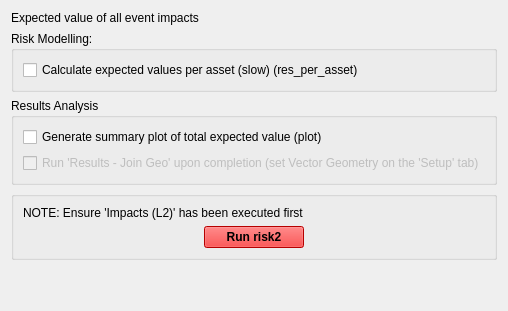
         <widget class="QWidget" name="tab_4">
          <attribute name="title">
           <string>Risk (L2)</string>
          </attribute>
          <layout class="QVBoxLayout" name="verticalLayout_7">
           <item>
            <widget class="QLabel" name="label_3">
             <property name="text">
              <string>Expected value of all event impacts</string>
             </property>
            </widget>
           </item>
           <item>
            <widget class="QGroupBox" name="verticalGroupBox_3">
             <property name="title">
              <string>Risk Modelling:</string>
             </property>
             <layout class="QVBoxLayout" name="verticalLayout_2">
              <item>
               <widget class="QCheckBox" name="checkBox_r2rpa">
                <property name="text">
                 <string>Calculate expected values per asset (slow) (res_per_asset)</string>
                </property>
               </widget>
              </item>
             </layout>
            </widget>
           </item>
           <item>
            <widget class="QGroupBox" name="verticalGroupBox_4">
             <property name="title">
              <string>Results Analysis</string>
             </property>
             <layout class="QVBoxLayout" name="verticalLayout_4">
              <item>
               <widget class="QCheckBox" name="checkBox_r2plot">
                <property name="text">
                 <string>Generate summary plot of total expected value (plot)</string>
                </property>
               </widget>
              </item>
              <item>
               <widget class="QCheckBox" name="checkBox_r2ires">
                <property name="enabled">
                 <bool>false</bool>
                </property>
                <property name="text">
                 <string>Run 'Results - Join Geo' upon completion (set Vector Geometry on the 'Setup' tab)</string>
                </property>
               </widget>
              </item>
             </layout>
            </widget>
           </item>
           <item>
            <widget class="QGroupBox" name="groupBox_3">
             <property name="title">
              <string/>
             </property>
             <layout class="QVBoxLayout" name="verticalLayout_13">
              <item>
               <widget class="QLabel" name="label_7">
                <property name="text">
                 <string>NOTE: Ensure 'Impacts (L2)' has been executed first</string>
                </property>
               </widget>
              </item>
              <item>
               <layout class="QHBoxLayout" name="horizontalLayout_6">
                <item>
                 <widget class="QPushButton" name="pushButton_r2Run">
                  <property name="maximumSize">
                   <size>
                    <width>100</width>
                    <height>16777215</height>
                   </size>
                  </property>
                  <property name="palette">
                   <palette>
                    <active>
                     <colorrole role="WindowText">
                      <brush brushstyle="SolidPattern">
                       <color alpha="255">
                        <red>0</red>
                        <green>0</green>
                        <blue>0</blue>
                       </color>
                      </brush>
                     </colorrole>
                     <colorrole role="Button">
                      <brush brushstyle="SolidPattern">
                       <color alpha="255">
                        <red>255</red>
                        <green>0</green>
                        <blue>0</blue>
                       </color>
                      </brush>
                     </colorrole>
                     <colorrole role="Light">
                      <brush brushstyle="SolidPattern">
                       <color alpha="255">
                        <red>255</red>
                        <green>127</green>
                        <blue>127</blue>
                       </color>
                      </brush>
                     </colorrole>
                     <colorrole role="Midlight">
                      <brush brushstyle="SolidPattern">
                       <color alpha="255">
                        <red>255</red>
                        <green>63</green>
                        <blue>63</blue>
                       </color>
                      </brush>
                     </colorrole>
                     <colorrole role="Dark">
                      <brush brushstyle="SolidPattern">
                       <color alpha="255">
                        <red>127</red>
                        <green>0</green>
                        <blue>0</blue>
                       </color>
                      </brush>
                     </colorrole>
                     <colorrole role="Mid">
                      <brush brushstyle="SolidPattern">
                       <color alpha="255">
                        <red>170</red>
                        <green>0</green>
                        <blue>0</blue>
                       </color>
                      </brush>
                     </colorrole>
                     <colorrole role="Text">
                      <brush brushstyle="SolidPattern">
                       <color alpha="255">
                        <red>0</red>
                        <green>0</green>
                        <blue>0</blue>
                       </color>
                      </brush>
                     </colorrole>
                     <colorrole role="BrightText">
                      <brush brushstyle="SolidPattern">
                       <color alpha="255">
                        <red>255</red>
                        <green>255</green>
                        <blue>255</blue>
                       </color>
                      </brush>
                     </colorrole>
                     <colorrole role="ButtonText">
                      <brush brushstyle="SolidPattern">
                       <color alpha="255">
                        <red>0</red>
                        <green>0</green>
                        <blue>0</blue>
                       </color>
                      </brush>
                     </colorrole>
                     <colorrole role="Base">
                      <brush brushstyle="SolidPattern">
                       <color alpha="255">
                        <red>255</red>
                        <green>255</green>
                        <blue>255</blue>
                       </color>
                      </brush>
                     </colorrole>
                     <colorrole role="Window">
                      <brush brushstyle="SolidPattern">
                       <color alpha="255">
                        <red>255</red>
                        <green>0</green>
                        <blue>0</blue>
                       </color>
                      </brush>
                     </colorrole>
                     <colorrole role="Shadow">
                      <brush brushstyle="SolidPattern">
                       <color alpha="255">
                        <red>0</red>
                        <green>0</green>
                        <blue>0</blue>
                       </color>
                      </brush>
                     </colorrole>
                     <colorrole role="AlternateBase">
                      <brush brushstyle="SolidPattern">
                       <color alpha="255">
                        <red>255</red>
                        <green>127</green>
                        <blue>127</blue>
                       </color>
                      </brush>
                     </colorrole>
                     <colorrole role="ToolTipBase">
                      <brush brushstyle="SolidPattern">
                       <color alpha="255">
                        <red>255</red>
                        <green>255</green>
                        <blue>220</blue>
                       </color>
                      </brush>
                     </colorrole>
                     <colorrole role="ToolTipText">
                      <brush brushstyle="SolidPattern">
                       <color alpha="255">
                        <red>0</red>
                        <green>0</green>
                        <blue>0</blue>
                       </color>
                      </brush>
                     </colorrole>
                    </active>
                    <inactive>
                     <colorrole role="WindowText">
                      <brush brushstyle="SolidPattern">
                       <color alpha="255">
                        <red>0</red>
                        <green>0</green>
                        <blue>0</blue>
                       </color>
                      </brush>
                     </colorrole>
                     <colorrole role="Button">
                      <brush brushstyle="SolidPattern">
                       <color alpha="255">
                        <red>255</red>
                        <green>0</green>
                        <blue>0</blue>
                       </color>
                      </brush>
                     </colorrole>
                     <colorrole role="Light">
                      <brush brushstyle="SolidPattern">
                       <color alpha="255">
                        <red>255</red>
                        <green>127</green>
                        <blue>127</blue>
                       </color>
                      </brush>
                     </colorrole>
                     <colorrole role="Midlight">
                      <brush brushstyle="SolidPattern">
                       <color alpha="255">
                        <red>255</red>
                        <green>63</green>
                        <blue>63</blue>
                       </color>
                      </brush>
                     </colorrole>
                     <colorrole role="Dark">
                      <brush brushstyle="SolidPattern">
                       <color alpha="255">
                        <red>127</red>
                        <green>0</green>
                        <blue>0</blue>
                       </color>
                      </brush>
                     </colorrole>
                     <colorrole role="Mid">
                      <brush brushstyle="SolidPattern">
                       <color alpha="255">
                        <red>170</red>
                        <green>0</green>
                        <blue>0</blue>
                       </color>
                      </brush>
                     </colorrole>
                     <colorrole role="Text">
                      <brush brushstyle="SolidPattern">
                       <color alpha="255">
                        <red>0</red>
                        <green>0</green>
                        <blue>0</blue>
                       </color>
                      </brush>
                     </colorrole>
                     <colorrole role="BrightText">
                      <brush brushstyle="SolidPattern">
                       <color alpha="255">
                        <red>255</red>
                        <green>255</green>
                        <blue>255</blue>
                       </color>
                      </brush>
                     </colorrole>
                     <colorrole role="ButtonText">
                      <brush brushstyle="SolidPattern">
                       <color alpha="255">
                        <red>0</red>
                        <green>0</green>
                        <blue>0</blue>
                       </color>
                      </brush>
                     </colorrole>
                     <colorrole role="Base">
                      <brush brushstyle="SolidPattern">
                       <color alpha="255">
                        <red>255</red>
                        <green>255</green>
                        <blue>255</blue>
                       </color>
                      </brush>
                     </colorrole>
                     <colorrole role="Window">
                      <brush brushstyle="SolidPattern">
                       <color alpha="255">
                        <red>255</red>
                        <green>0</green>
                        <blue>0</blue>
                       </color>
                      </brush>
                     </colorrole>
                     <colorrole role="Shadow">
                      <brush brushstyle="SolidPattern">
                       <color alpha="255">
                        <red>0</red>
                        <green>0</green>
                        <blue>0</blue>
                       </color>
                      </brush>
                     </colorrole>
                     <colorrole role="AlternateBase">
                      <brush brushstyle="SolidPattern">
                       <color alpha="255">
                        <red>255</red>
                        <green>127</green>
                        <blue>127</blue>
                       </color>
                      </brush>
                     </colorrole>
                     <colorrole role="ToolTipBase">
                      <brush brushstyle="SolidPattern">
                       <color alpha="255">
                        <red>255</red>
                        <green>255</green>
                        <blue>220</blue>
                       </color>
                      </brush>
                     </colorrole>
                     <colorrole role="ToolTipText">
                      <brush brushstyle="SolidPattern">
                       <color alpha="255">
                        <red>0</red>
                        <green>0</green>
                        <blue>0</blue>
                       </color>
                      </brush>
                     </colorrole>
                    </inactive>
                    <disabled>
                     <colorrole role="WindowText">
                      <brush brushstyle="SolidPattern">
                       <color alpha="255">
                        <red>127</red>
                        <green>0</green>
                        <blue>0</blue>
                       </color>
                      </brush>
                     </colorrole>
                     <colorrole role="Button">
                      <brush brushstyle="SolidPattern">
                       <color alpha="255">
                        <red>255</red>
                        <green>0</green>
                        <blue>0</blue>
                       </color>
                      </brush>
                     </colorrole>
                     <colorrole role="Light">
                      <brush brushstyle="SolidPattern">
                       <color alpha="255">
                        <red>255</red>
                        <green>127</green>
                        <blue>127</blue>
                       </color>
                      </brush>
                     </colorrole>
                     <colorrole role="Midlight">
                      <brush brushstyle="SolidPattern">
                       <color alpha="255">
                        <red>255</red>
                        <green>63</green>
                        <blue>63</blue>
                       </color>
                      </brush>
                     </colorrole>
                     <colorrole role="Dark">
                      <brush brushstyle="SolidPattern">
                       <color alpha="255">
                        <red>127</red>
                        <green>0</green>
                        <blue>0</blue>
                       </color>
                      </brush>
                     </colorrole>
                     <colorrole role="Mid">
                      <brush brushstyle="SolidPattern">
                       <color alpha="255">
                        <red>170</red>
                        <green>0</green>
                        <blue>0</blue>
                       </color>
                      </brush>
                     </colorrole>
                     <colorrole role="Text">
                      <brush brushstyle="SolidPattern">
                       <color alpha="255">
                        <red>127</red>
                        <green>0</green>
                        <blue>0</blue>
                       </color>
                      </brush>
                     </colorrole>
                     <colorrole role="BrightText">
                      <brush brushstyle="SolidPattern">
                       <color alpha="255">
                        <red>255</red>
                        <green>255</green>
                        <blue>255</blue>
                       </color>
                      </brush>
                     </colorrole>
                     <colorrole role="ButtonText">
                      <brush brushstyle="SolidPattern">
                       <color alpha="255">
                        <red>127</red>
                        <green>0</green>
                        <blue>0</blue>
                       </color>
                      </brush>
                     </colorrole>
                     <colorrole role="Base">
                      <brush brushstyle="SolidPattern">
                       <color alpha="255">
                        <red>255</red>
                        <green>0</green>
                        <blue>0</blue>
                       </color>
                      </brush>
                     </colorrole>
                     <colorrole role="Window">
                      <brush brushstyle="SolidPattern">
                       <color alpha="255">
                        <red>255</red>
                        <green>0</green>
                        <blue>0</blue>
                       </color>
                      </brush>
                     </colorrole>
                     <colorrole role="Shadow">
                      <brush brushstyle="SolidPattern">
                       <color alpha="255">
                        <red>0</red>
                        <green>0</green>
                        <blue>0</blue>
                       </color>
                      </brush>
                     </colorrole>
                     <colorrole role="AlternateBase">
                      <brush brushstyle="SolidPattern">
                       <color alpha="255">
                        <red>255</red>
                        <green>0</green>
                        <blue>0</blue>
                       </color>
                      </brush>
                     </colorrole>
                     <colorrole role="ToolTipBase">
                      <brush brushstyle="SolidPattern">
                       <color alpha="255">
                        <red>255</red>
                        <green>255</green>
                        <blue>220</blue>
                       </color>
                      </brush>
                     </colorrole>
                     <colorrole role="ToolTipText">
                      <brush brushstyle="SolidPattern">
                       <color alpha="255">
                        <red>0</red>
                        <green>0</green>
                        <blue>0</blue>
                       </color>
                      </brush>
                     </colorrole>
                    </disabled>
                   </palette>
                  </property>
                  <property name="font">
                   <font>
                    <weight>75</weight>
                    <bold>true</bold>
                   </font>
                  </property>
                  <property name="text">
                   <string>Run risk2</string>
                  </property>
                 </widget>
                </item>
               </layout>
              </item>
             </layout>
            </widget>
           </item>
           <item>
            <spacer name="verticalSpacer_4">
             <property name="orientation">
              <enum>Qt::Vertical</enum>
             </property>
             <property name="sizeHint" stdset="0">
              <size>
               <width>20</width>
               <height>40</height>
              </size>
             </property>
            </spacer>
           </item>
          </layout>
         </widget>
